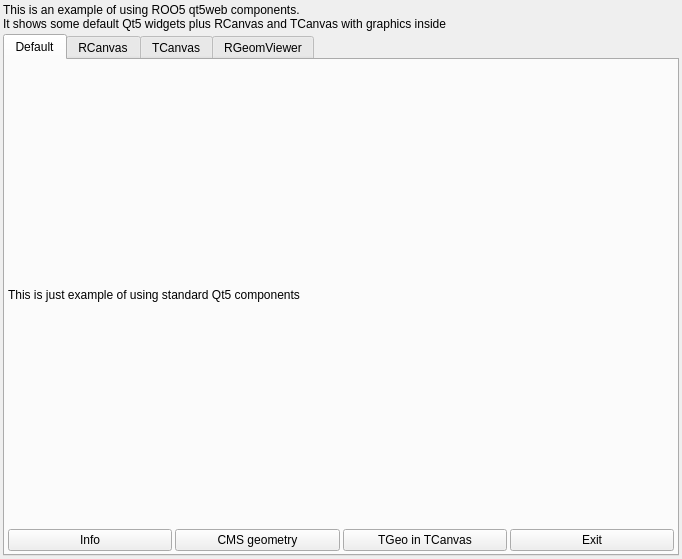
<ui version="4.0">
  <author>Sergey Linev</author>
  <comment></comment>
  <exportmacro></exportmacro>
  <class>ExampleWidget</class>
  <widget class="QWidget" name="ExampleWidget">
    <property name="geometry" >
      <rect>
        <x>0</x>
        <y>0</y>
        <width>682</width>
        <height>559</height>
      </rect>
    </property>
    <property name="windowTitle" >
      <string>Qt5Web ROOT example</string>
    </property>
    <layout class="QGridLayout" >
      <item row="0" column="0" >
        <widget class="QLabel" name="textLabel1" >
          <property name="text" >
            <string>This is an example of using ROO5 qt5web components. &lt;br>It shows some default Qt5 widgets plus RCanvas and TCanvas with graphics inside</string>
          </property>
          <property name="wordWrap" >
            <bool>false</bool>
          </property>
        </widget>
      </item>
      <item row="1" column="0" >
        <widget class="QTabWidget" name="fxTabWidget" >
          <widget class="QWidget" name="DefaultTab" >
            <attribute name="title" >
              <string>Default</string>
            </attribute>
            <layout class="QGridLayout" >
              <item row="0" column="0" >
                <widget class="QLabel" name="InfoLabel1" >
                  <property name="text" >
                    <string>This is just example of using standard Qt5 components</string>
                  </property>
                  <property name="alignment" >
                    <set>Qt::AlignVCenter</set>
                  </property>
                  <property name="wordWrap" >
                    <bool>true</bool>
                  </property>
                </widget>
              </item>
              <item row="1" column="0" >
                <layout class="QHBoxLayout" >
                  <item>
                    <widget class="QPushButton" name="InfoBtn" >
                      <property name="text" >
                        <string>Info</string>
                      </property>
                    </widget>
                  </item>
                  <item>
                    <widget class="QPushButton" name="CmsBtn" >
                      <property name="text" >
                        <string>CMS geometry</string>
                      </property>
                    </widget>
                  </item>
                  <item>
                    <widget class="QPushButton" name="GeoCanvasBtn" >
                      <property name="text" >
                        <string>TGeo in TCanvas</string>
                      </property>
                    </widget>
                  </item>
                  <item>
                    <widget class="QPushButton" name="ExitBtn" >
                      <property name="text" >
                        <string>Exit</string>
                      </property>
                    </widget>
                  </item>
                </layout>
              </item>
            </layout>
          </widget>
          <widget class="QWidget" name="RCanvasTab">
            <attribute name="title" >
              <string>RCanvas</string>
            </attribute>
            <layout class="QGridLayout" name="rcanvasGridLayout">
              <property name="margin" >
                <number>2</number>
              </property>
              <property name="spacing" >
                <number>2</number>
              </property>
              <item row="0" column="0" >
                <widget class="RCanvasWidget" name="fxRCanvasWidget" >
                  <property name="sizePolicy" >
                    <sizepolicy>
                      <hsizetype>7</hsizetype>
                      <vsizetype>7</vsizetype>
                      <horstretch>0</horstretch>
                      <verstretch>1</verstretch>
                    </sizepolicy>
                  </property>
                  <property name="minimumSize" >
                    <size>
                      <width>100</width>
                      <height>100</height>
                    </size>
                  </property>
                </widget>
              </item>
            </layout>
          </widget>
          <widget class="QWidget" name="TCanvasTab">
            <attribute name="title" >
              <string>TCanvas</string>
            </attribute>
            <layout class="QGridLayout" name="tcanvasGridLayout">
              <property name="margin" >
                <number>2</number>
              </property>
              <property name="spacing" >
                <number>2</number>
              </property>
              <item row="0" column="0" >
                <widget class="TCanvasWidget" name="fxTCanvasWidget" >
                  <property name="sizePolicy" >
                    <sizepolicy>
                      <hsizetype>7</hsizetype>
                      <vsizetype>7</vsizetype>
                      <horstretch>0</horstretch>
                      <verstretch>1</verstretch>
                    </sizepolicy>
                  </property>
                  <property name="minimumSize" >
                    <size>
                      <width>100</width>
                      <height>100</height>
                    </size>
                  </property>
                </widget>
              </item>
            </layout>
          </widget>
          <widget class="QWidget" name="RGeomViewerTab">
            <attribute name="title" >
              <string>RGeomViewer</string>
            </attribute>
            <layout class="QGridLayout" name="geomviewerGridLayout">
              <property name="margin" >
                <number>2</number>
              </property>
              <property name="spacing" >
                <number>2</number>
              </property>
              <item row="0" column="0" >
                <widget class="RGeomViewerWidget" name="fxGeomViewerWidget" >
                  <property name="sizePolicy" >
                    <sizepolicy>
                      <hsizetype>7</hsizetype>
                      <vsizetype>7</vsizetype>
                      <horstretch>0</horstretch>
                      <verstretch>1</verstretch>
                    </sizepolicy>
                  </property>
                  <property name="minimumSize" >
                    <size>
                      <width>100</width>
                      <height>100</height>
                    </size>
                  </property>
                </widget>
              </item>
            </layout>
          </widget>
        </widget>
      </item>
    </layout>
  </widget>
  <layoutdefault spacing="3" margin="3" />
  <customwidgets>
    <customwidget>
      <class>RCanvasWidget</class>
      <extends>QWidget</extends>
      <header>RCanvasWidget.h</header>
      <container>0</container>
    </customwidget>
    <customwidget>
      <class>TCanvasWidget</class>
      <extends>QWidget</extends>
      <header>TCanvasWidget.h</header>
      <container>0</container>
    </customwidget>
    <customwidget>
      <class>RGeomViewerWidget</class>
      <extends>QWidget</extends>
      <header>RGeomViewerWidget.h</header>
      <container>0</container>
    </customwidget>
  </customwidgets>
</ui>
